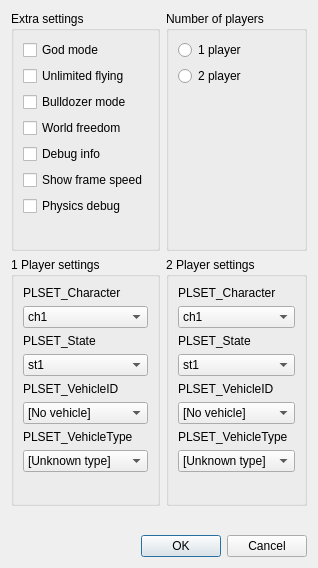
<?xml version="1.0" encoding="UTF-8"?>
<ui version="4.0">
 <class>TestingSettings</class>
 <widget class="QDialog" name="TestingSettings">
  <property name="geometry">
   <rect>
    <x>0</x>
    <y>0</y>
    <width>318</width>
    <height>568</height>
   </rect>
  </property>
  <property name="windowTitle">
   <string>Testing settings</string>
  </property>
  <property name="windowIcon">
   <iconset resource="../../_resources/editor.qrc">
    <normaloff>:/cat_builder.ico</normaloff>:/cat_builder.ico</iconset>
  </property>
  <layout class="QGridLayout" name="gridLayout_5">
   <item row="1" column="1">
    <widget class="QGroupBox" name="setupP2">
     <property name="minimumSize">
      <size>
       <width>140</width>
       <height>0</height>
      </size>
     </property>
     <property name="title">
      <string>2 Player settings</string>
     </property>
     <layout class="QGridLayout" name="gridLayout_4">
      <item row="8" column="0">
       <spacer name="verticalSpacer_4">
        <property name="orientation">
         <enum>Qt::Vertical</enum>
        </property>
        <property name="sizeHint" stdset="0">
         <size>
          <width>20</width>
          <height>40</height>
         </size>
        </property>
       </spacer>
      </item>
      <item row="3" column="0">
       <widget class="QComboBox" name="p2_state">
        <item>
         <property name="text">
          <string notr="true">st1</string>
         </property>
        </item>
        <item>
         <property name="text">
          <string notr="true">st2</string>
         </property>
        </item>
        <item>
         <property name="text">
          <string notr="true">st3</string>
         </property>
        </item>
        <item>
         <property name="text">
          <string notr="true">st4</string>
         </property>
        </item>
        <item>
         <property name="text">
          <string notr="true">st5</string>
         </property>
        </item>
        <item>
         <property name="text">
          <string notr="true">st6</string>
         </property>
        </item>
        <item>
         <property name="text">
          <string notr="true">st7</string>
         </property>
        </item>
       </widget>
      </item>
      <item row="2" column="0">
       <widget class="QLabel" name="label_4">
        <property name="text">
         <string comment="Character">PLSET_State</string>
        </property>
       </widget>
      </item>
      <item row="0" column="0">
       <widget class="QLabel" name="label_3">
        <property name="text">
         <string comment="Character">PLSET_Character</string>
        </property>
       </widget>
      </item>
      <item row="1" column="0">
       <widget class="QComboBox" name="p2_character">
        <item>
         <property name="text">
          <string notr="true">ch1</string>
         </property>
        </item>
        <item>
         <property name="text">
          <string notr="true">ch2</string>
         </property>
        </item>
        <item>
         <property name="text">
          <string notr="true">ch3</string>
         </property>
        </item>
        <item>
         <property name="text">
          <string notr="true">ch4</string>
         </property>
        </item>
        <item>
         <property name="text">
          <string notr="true">ch5</string>
         </property>
        </item>
       </widget>
      </item>
      <item row="5" column="0">
       <widget class="QComboBox" name="p2_vehicleID">
        <item>
         <property name="text">
          <string notr="true">[No vehicle]</string>
         </property>
        </item>
        <item>
         <property name="text">
          <string notr="true">Vehicle 1</string>
         </property>
        </item>
        <item>
         <property name="text">
          <string notr="true">Vehicle 2</string>
         </property>
        </item>
        <item>
         <property name="text">
          <string notr="true">Vehicle 3</string>
         </property>
        </item>
       </widget>
      </item>
      <item row="4" column="0">
       <widget class="QLabel" name="label_6">
        <property name="text">
         <string comment="translate as &quot;Vehicle&quot;">PLSET_VehicleID</string>
        </property>
       </widget>
      </item>
      <item row="6" column="0">
       <widget class="QLabel" name="label_8">
        <property name="text">
         <string comment="translate as &quot;Vehicle type&quot;">PLSET_VehicleType</string>
        </property>
       </widget>
      </item>
      <item row="7" column="0">
       <widget class="QComboBox" name="p2_vehicleType">
        <item>
         <property name="text">
          <string notr="true">[Unknown type]</string>
         </property>
        </item>
        <item>
         <property name="text">
          <string notr="true">Type 1</string>
         </property>
        </item>
        <item>
         <property name="text">
          <string notr="true">Type 2</string>
         </property>
        </item>
        <item>
         <property name="text">
          <string notr="true">Type 3</string>
         </property>
        </item>
        <item>
         <property name="text">
          <string notr="true">Type 4</string>
         </property>
        </item>
        <item>
         <property name="text">
          <string notr="true">Type 5</string>
         </property>
        </item>
        <item>
         <property name="text">
          <string notr="true">Type 6</string>
         </property>
        </item>
        <item>
         <property name="text">
          <string notr="true">Type 7</string>
         </property>
        </item>
        <item>
         <property name="text">
          <string notr="true">Type 8</string>
         </property>
        </item>
       </widget>
      </item>
     </layout>
    </widget>
   </item>
   <item row="3" column="0" colspan="2">
    <widget class="QDialogButtonBox" name="buttonBox">
     <property name="standardButtons">
      <set>QDialogButtonBox::Cancel|QDialogButtonBox::Ok</set>
     </property>
    </widget>
   </item>
   <item row="0" column="0">
    <widget class="QGroupBox" name="groupBox">
     <property name="title">
      <string>Extra settings</string>
     </property>
     <layout class="QGridLayout" name="gridLayout">
      <item row="1" column="0">
       <widget class="QCheckBox" name="ex_flyup">
        <property name="toolTip">
         <string>Allows you to fly up to the space!</string>
        </property>
        <property name="text">
         <string>Unlimited flying</string>
        </property>
       </widget>
      </item>
      <item row="0" column="0">
       <widget class="QCheckBox" name="ex_god">
        <property name="toolTip">
         <string>Playable character will not take damage on dangerous contacts and will not burn in the lava.</string>
        </property>
        <property name="text">
         <string>God mode</string>
        </property>
       </widget>
      </item>
      <item row="3" column="0">
       <widget class="QCheckBox" name="ex_freedom">
        <property name="toolTip">
         <string>Allows you to walk everywhere on the world map without limiting by paths.</string>
        </property>
        <property name="text">
         <string>World freedom</string>
        </property>
       </widget>
      </item>
      <item row="2" column="0">
       <widget class="QCheckBox" name="ex_chuck">
        <property name="toolTip">
         <string>Allows you to destroy any objects with no exceptions.</string>
        </property>
        <property name="text">
         <string>Bulldozer mode</string>
        </property>
       </widget>
      </item>
      <item row="4" column="0">
       <widget class="QCheckBox" name="ex_debug">
        <property name="text">
         <string comment="Enable printing of the debug information.">Debug info</string>
        </property>
       </widget>
      </item>
      <item row="6" column="0">
       <widget class="QCheckBox" name="ex_physdebug">
        <property name="text">
         <string comment="Enable debug drawing of physical objects (draw all hit boxes).">Physics debug</string>
        </property>
       </widget>
      </item>
      <item row="8" column="0">
       <spacer name="verticalSpacer">
        <property name="orientation">
         <enum>Qt::Vertical</enum>
        </property>
        <property name="sizeHint" stdset="0">
         <size>
          <width>20</width>
          <height>40</height>
         </size>
        </property>
       </spacer>
      </item>
      <item row="5" column="0">
       <widget class="QCheckBox" name="ex_showFPS">
        <property name="text">
         <string>Show frame speed</string>
        </property>
       </widget>
      </item>
     </layout>
    </widget>
   </item>
   <item row="0" column="1">
    <widget class="QGroupBox" name="groupBox_2">
     <property name="title">
      <string>Number of players</string>
     </property>
     <layout class="QGridLayout" name="gridLayout_2">
      <item row="0" column="0">
       <widget class="QRadioButton" name="np_1p">
        <property name="text">
         <string>1 player</string>
        </property>
       </widget>
      </item>
      <item row="1" column="0">
       <widget class="QRadioButton" name="np_2p">
        <property name="text">
         <string>2 player</string>
        </property>
       </widget>
      </item>
      <item row="2" column="0">
       <spacer name="verticalSpacer_2">
        <property name="orientation">
         <enum>Qt::Vertical</enum>
        </property>
        <property name="sizeHint" stdset="0">
         <size>
          <width>20</width>
          <height>101</height>
         </size>
        </property>
       </spacer>
      </item>
     </layout>
    </widget>
   </item>
   <item row="1" column="0">
    <widget class="QGroupBox" name="setupP1">
     <property name="minimumSize">
      <size>
       <width>140</width>
       <height>144</height>
      </size>
     </property>
     <property name="title">
      <string>1 Player settings</string>
     </property>
     <layout class="QGridLayout" name="gridLayout_3">
      <item row="0" column="0">
       <widget class="QLabel" name="label">
        <property name="text">
         <string comment="Character">PLSET_Character</string>
        </property>
       </widget>
      </item>
      <item row="1" column="0">
       <widget class="QComboBox" name="p1_character">
        <item>
         <property name="text">
          <string notr="true">ch1</string>
         </property>
        </item>
        <item>
         <property name="text">
          <string notr="true">ch2</string>
         </property>
        </item>
        <item>
         <property name="text">
          <string notr="true">ch3</string>
         </property>
        </item>
        <item>
         <property name="text">
          <string notr="true">ch4</string>
         </property>
        </item>
        <item>
         <property name="text">
          <string notr="true">ch5</string>
         </property>
        </item>
       </widget>
      </item>
      <item row="2" column="0">
       <widget class="QLabel" name="label_2">
        <property name="text">
         <string comment="Character">PLSET_State</string>
        </property>
       </widget>
      </item>
      <item row="3" column="0">
       <widget class="QComboBox" name="p1_state">
        <item>
         <property name="text">
          <string notr="true">st1</string>
         </property>
        </item>
        <item>
         <property name="text">
          <string notr="true">st2</string>
         </property>
        </item>
        <item>
         <property name="text">
          <string notr="true">st3</string>
         </property>
        </item>
        <item>
         <property name="text">
          <string notr="true">st4</string>
         </property>
        </item>
        <item>
         <property name="text">
          <string notr="true">st5</string>
         </property>
        </item>
        <item>
         <property name="text">
          <string notr="true">st6</string>
         </property>
        </item>
        <item>
         <property name="text">
          <string notr="true">st7</string>
         </property>
        </item>
       </widget>
      </item>
      <item row="8" column="0">
       <spacer name="verticalSpacer_3">
        <property name="orientation">
         <enum>Qt::Vertical</enum>
        </property>
        <property name="sizeHint" stdset="0">
         <size>
          <width>20</width>
          <height>40</height>
         </size>
        </property>
       </spacer>
      </item>
      <item row="5" column="0">
       <widget class="QComboBox" name="p1_vehicleID">
        <item>
         <property name="text">
          <string notr="true">[No vehicle]</string>
         </property>
        </item>
        <item>
         <property name="text">
          <string notr="true">Vehicle 1</string>
         </property>
        </item>
        <item>
         <property name="text">
          <string notr="true">Vehicle 2</string>
         </property>
        </item>
        <item>
         <property name="text">
          <string notr="true">Vehicle 3</string>
         </property>
        </item>
       </widget>
      </item>
      <item row="7" column="0">
       <widget class="QComboBox" name="p1_vehicleType">
        <item>
         <property name="text">
          <string notr="true">[Unknown type]</string>
         </property>
        </item>
        <item>
         <property name="text">
          <string notr="true">Type 1</string>
         </property>
        </item>
        <item>
         <property name="text">
          <string notr="true">Type 2</string>
         </property>
        </item>
        <item>
         <property name="text">
          <string notr="true">Type 3</string>
         </property>
        </item>
        <item>
         <property name="text">
          <string notr="true">Type 4</string>
         </property>
        </item>
        <item>
         <property name="text">
          <string notr="true">Type 5</string>
         </property>
        </item>
        <item>
         <property name="text">
          <string notr="true">Type 6</string>
         </property>
        </item>
        <item>
         <property name="text">
          <string notr="true">Type 7</string>
         </property>
        </item>
        <item>
         <property name="text">
          <string notr="true">Type 8</string>
         </property>
        </item>
       </widget>
      </item>
      <item row="4" column="0">
       <widget class="QLabel" name="label_5">
        <property name="text">
         <string comment="translate as &quot;Vehicle&quot;">PLSET_VehicleID</string>
        </property>
       </widget>
      </item>
      <item row="6" column="0">
       <widget class="QLabel" name="label_7">
        <property name="text">
         <string comment="translate as &quot;Vehicle type&quot;">PLSET_VehicleType</string>
        </property>
       </widget>
      </item>
     </layout>
    </widget>
   </item>
   <item row="2" column="0" colspan="2">
    <spacer name="verticalSpacer_5">
     <property name="orientation">
      <enum>Qt::Vertical</enum>
     </property>
     <property name="sizeHint" stdset="0">
      <size>
       <width>20</width>
       <height>40</height>
      </size>
     </property>
    </spacer>
   </item>
  </layout>
 </widget>
 <resources>
  <include location="../../_resources/editor.qrc"/>
 </resources>
 <connections>
  <connection>
   <sender>buttonBox</sender>
   <signal>rejected()</signal>
   <receiver>TestingSettings</receiver>
   <slot>close()</slot>
   <hints>
    <hint type="sourcelabel">
     <x>158</x>
     <y>371</y>
    </hint>
    <hint type="destinationlabel">
     <x>153</x>
     <y>344</y>
    </hint>
   </hints>
  </connection>
 </connections>
</ui>
